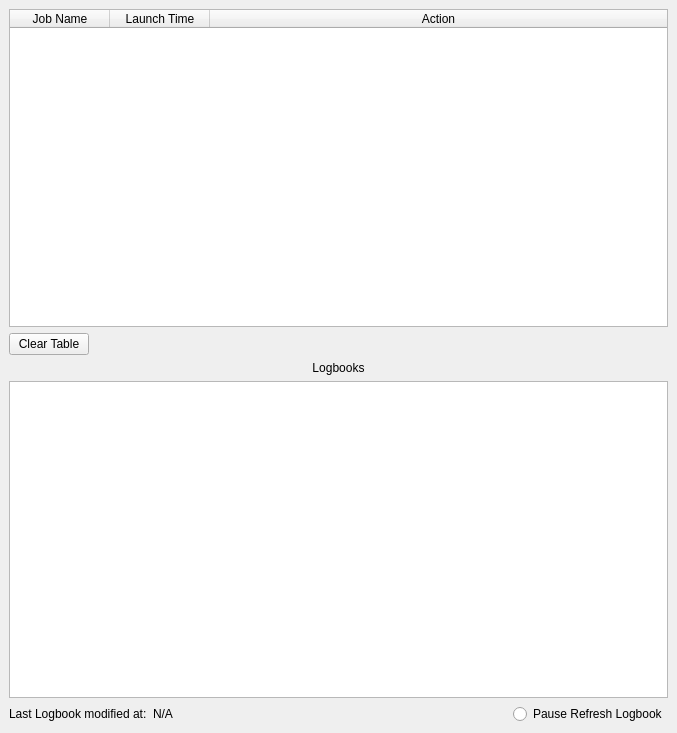
<?xml version="1.0" encoding="UTF-8"?>
<ui version="4.0">
 <class>MainWindow</class>
 <widget class="QMainWindow" name="MainWindow">
  <property name="geometry">
   <rect>
    <x>0</x>
    <y>0</y>
    <width>677</width>
    <height>733</height>
   </rect>
  </property>
  <property name="windowTitle">
   <string>MainWindow</string>
  </property>
  <widget class="QWidget" name="centralwidget">
   <layout class="QVBoxLayout" name="verticalLayout">
    <item>
     <widget class="QTableWidget" name="tableWidget">
      <attribute name="horizontalHeaderStretchLastSection">
       <bool>true</bool>
      </attribute>
      <column>
       <property name="text">
        <string>Job Name</string>
       </property>
      </column>
      <column>
       <property name="text">
        <string>Launch Time</string>
       </property>
      </column>
      <column>
       <property name="text">
        <string>Action</string>
       </property>
      </column>
     </widget>
    </item>
    <item>
     <layout class="QHBoxLayout" name="horizontalLayout">
      <item>
       <widget class="QPushButton" name="clear_table">
        <property name="text">
         <string>Clear Table</string>
        </property>
       </widget>
      </item>
      <item>
       <spacer name="horizontalSpacer">
        <property name="orientation">
         <enum>Qt::Horizontal</enum>
        </property>
        <property name="sizeHint" stdset="0">
         <size>
          <width>40</width>
          <height>20</height>
         </size>
        </property>
       </spacer>
      </item>
     </layout>
    </item>
    <item>
     <widget class="QLabel" name="label">
      <property name="text">
       <string>Logbooks</string>
      </property>
      <property name="alignment">
       <set>Qt::AlignCenter</set>
      </property>
     </widget>
    </item>
    <item>
     <widget class="QTextEdit" name="logbook_text">
      <property name="undoRedoEnabled">
       <bool>false</bool>
      </property>
      <property name="acceptRichText">
       <bool>true</bool>
      </property>
      <property name="textInteractionFlags">
       <set>Qt::TextSelectableByKeyboard|Qt::TextSelectableByMouse</set>
      </property>
     </widget>
    </item>
    <item>
     <layout class="QHBoxLayout" name="horizontalLayout_2">
      <item>
       <widget class="QLabel" name="label_2">
        <property name="text">
         <string>Last Logbook modified at:</string>
        </property>
       </widget>
      </item>
      <item>
       <widget class="QLabel" name="last_logbook_time">
        <property name="text">
         <string>N/A</string>
        </property>
       </widget>
      </item>
      <item>
       <spacer name="horizontalSpacer_2">
        <property name="orientation">
         <enum>Qt::Horizontal</enum>
        </property>
        <property name="sizeHint" stdset="0">
         <size>
          <width>40</width>
          <height>20</height>
         </size>
        </property>
       </spacer>
      </item>
      <item>
       <widget class="QRadioButton" name="pause_refresh_logbook">
        <property name="text">
         <string>Pause Refresh Logbook</string>
        </property>
       </widget>
      </item>
     </layout>
    </item>
   </layout>
  </widget>
  <widget class="QMenuBar" name="menubar">
   <property name="geometry">
    <rect>
     <x>0</x>
     <y>0</y>
     <width>677</width>
     <height>20</height>
    </rect>
   </property>
  </widget>
 </widget>
 <resources/>
 <connections>
  <connection>
   <sender>clear_table</sender>
   <signal>clicked()</signal>
   <receiver>MainWindow</receiver>
   <slot>clear_table_clicked()</slot>
   <hints>
    <hint type="sourcelabel">
     <x>51</x>
     <y>551</y>
    </hint>
    <hint type="destinationlabel">
     <x>130</x>
     <y>561</y>
    </hint>
   </hints>
  </connection>
 </connections>
 <slots>
  <slot>clear_table_clicked()</slot>
  <slot>logbook_clicked()</slot>
 </slots>
</ui>
